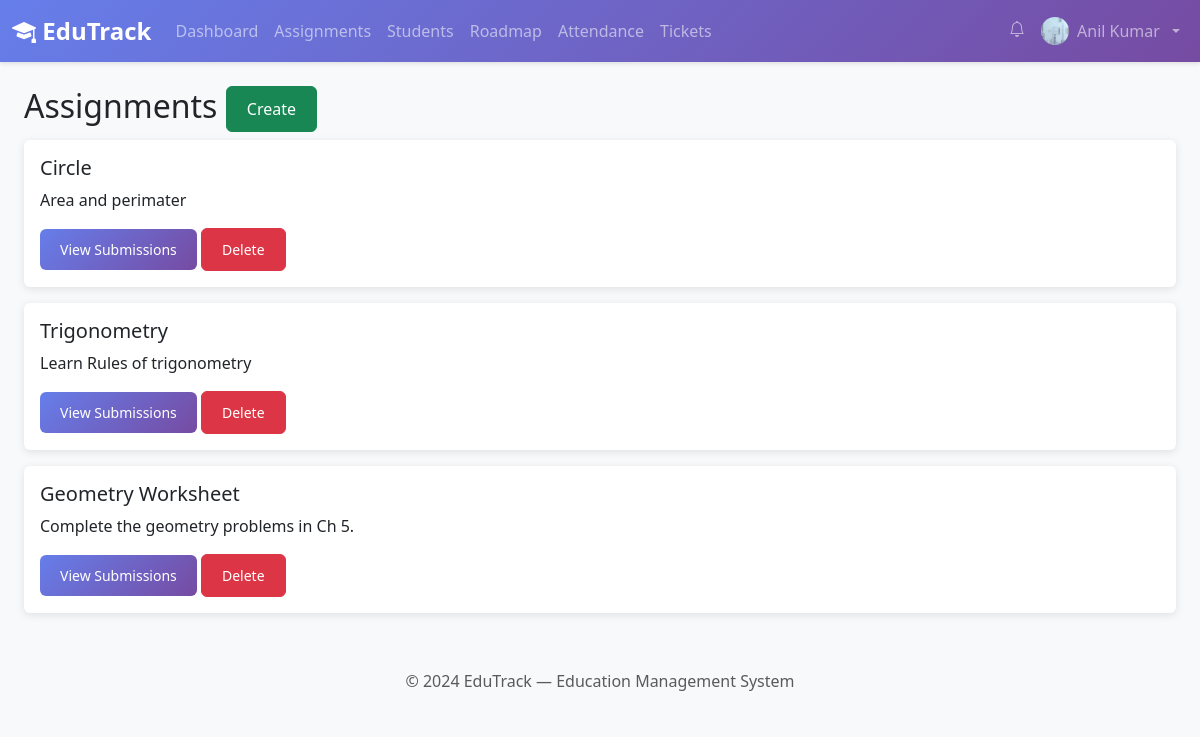
Page /teacher/assignments/ (signed in) on the committed database.
### core/models.py (models this page shows, shortened)
class UserProfile(models.Model):
    ROLE_CHOICES = [
        ('admin', 'Administrator'),
        ('teacher', 'Teacher'),
        ('student', 'Student'),
        ('parent', 'Parent'),
    ]
    user = models.OneToOneField(
        User,
        on_delete=models.CASCADE,
        related_name='profile'
    )
    role = models.CharField(
        max_length=20,
        choices=ROLE_CHOICES,
        default='student'
    )
    phone_number = models.CharField(
        max_length=15,
        blank=True,
        help_text='Contact phone number'
    )
    profile_photo = models.ImageField(
        upload_to='profile_photos/',
        null=True,
        blank=True,
        validators=[validate_image_extension],
        help_text='Profile picture (JPG, PNG, GIF)'
    )
    date_of_birth = models.DateField(null=True, blank=True)
    address = models.TextField(blank=True, help_text='Residential address')
    pending_amount = models.DecimalField(
        max_digits=10,
        decimal_places=2,
        default=0.00,
        help_text='Running total of unpaid/overdue fees (auto-updated)'
    )
    created_at = models.DateTimeField(auto_now_add=True)
    updated_at = models.DateTimeField(auto_now=True)
    class Meta:
        verbose_name = 'User Profile'
        verbose_name_plural = 'User Profiles'
        ordering = ['user__first_name', 'user__last_name']
    def is_teacher(self):
        return self.role == 'teacher'

class Assignment(models.Model):
    STATUS_CHOICES = [
        ('active', 'Active'),
        ('closed', 'Closed'),
        ('draft', 'Draft'),
    ]
    title = models.CharField(max_length=200)
    description = models.TextField(help_text='Detailed assignment instructions')
    created_by = models.ForeignKey(
        User,
        on_delete=models.SET_NULL,
        null=True,
        blank=True,
        related_name='created_assignments'
    )
    subject = models.CharField(max_length=100, blank=True)
    grade = models.CharField(max_length=10, blank=True)
    due_date = models.DateField(help_text='Submission deadline')
    max_score = models.IntegerField(default=100)
    status = models.CharField(max_length=20, choices=STATUS_CHOICES, default='active')
    assignment_file = models.FileField(
        upload_to='assignments/',
        null=True,
        blank=True,
        validators=[validate_file_extension, validate_file_size],
        help_text='Assignment file (PDF, DOC, DOCX — max 10MB)'
    )
    instructions = models.TextField(blank=True)
    created_at = models.DateTimeField(auto_now_add=True)
    updated_at = models.DateTimeField(auto_now=True)
    class Meta:
        verbose_name = 'Assignment'
        verbose_name_plural = 'Assignments'
        ordering = ['-created_at']
        indexes = [
            models.Index(fields=['-created_at']),
            models.Index(fields=['due_date']),
            models.Index(fields=['status']),
        ]

### core/views.py (the view)
# urls.py: path('teacher/assignments/', AssignmentListView.as_view(), name='assignment_list'),
class AssignmentListView(LoginRequiredMixin, TeacherRequiredMixin, ListView):
    model = Assignment
    template_name = 'teacher/assignment_list.html'
    context_object_name = 'assignments'
    paginate_by = 20
    def get_queryset(self):
        return Assignment.objects.filter(created_by=self.request.user).order_by('-created_at')

### core/views.py (called while the page is built)
    def test_func(self):
        return (
            hasattr(self.request.user, 'profile') and
            self.request.user.profile.is_teacher()
        )

### templates/teacher/assignment_list.html
{% extends 'base.html' %}
{% block content %}
<h2>Assignments <a href="{% url 'assignment_add' %}" class="btn btn-success">Create</a></h2>
{% for assignment in assignments %}
<div class="card mb-3">
    <div class="card-body">
        <h5>{{ assignment.title }}</h5>
        <p>{{ assignment.description }}</p>
        <a href="{% url 'submission_list' assignment.pk %}" class="btn btn-sm btn-primary">View Submissions</a>
        <a href="{% url 'assignment_delete' assignment.pk %}" class="btn btn-sm btn-danger">Delete</a>
    </div>
</div>
{% endfor %}
{% endblock %}

### templates/base.html (shortened to what this page needs)
{% load static %}
<!DOCTYPE html>
<html lang="en">
<head>
  <link href="https://cdn.jsdelivr.net/npm/bootstrap@5.3.2/dist/css/bootstrap.min.css" rel="stylesheet">
  <link rel="stylesheet" href="https://cdn.jsdelivr.net/npm/bootstrap-icons@1.11.1/font/bootstrap-icons.css">
  <link rel="stylesheet" href="{% static 'css/style.css' %}">
</head>
<body>
  {% if user.is_authenticated %}
  <nav class="navbar navbar-expand-lg navbar-dark" style="background: linear-gradient(135deg,#667eea,#764ba2)">
    <div class="container-fluid">
      <a class="navbar-brand fw-bold" href="{% url 'dashboard' %}">
        <i class="bi bi-mortarboard-fill"></i> EduTrack
      </a>
      <div class="collapse navbar-collapse" id="navbarNav">
        <ul class="navbar-nav me-auto">
          {% if user.profile.role == 'admin' or user.is_superuser %}
          <li class="nav-item"><a class="nav-link" href="{% url 'admin_dashboard' %}"><i class="bi bi-speedometer2"></i> Dashboard</a></li>
          <li class="nav-item dropdown">
            <a class="nav-link dropdown-toggle" href="#" data-bs-toggle="dropdown">Administrative</a>
            <ul class="dropdown-menu">
              <li><a class="dropdown-item" href="{% url 'admin_teacher_attendance' %}"><i class="bi bi-person-check"></i> Attendance</a></li>
              <li><a class="dropdown-item" href="{% url 'admin_finance' %}"><i class="bi bi-cash-stack"></i> Finance</a></li>
              <li><a class="dropdown-item" href="{% url 'admin_teacher_performance' %}"><i class="bi bi-graph-up"></i> Performance</a></li>
            </ul>
          </li>
          <li class="nav-item"><a class="nav-link" href="{% url 'all_roadmaps' %}"><i class="bi bi-map"></i> Roadmaps</a></li>
          <li class="nav-item"><a class="nav-link" href="{% url 'holiday_list' %}"><i class="bi bi-calendar-event"></i> Holidays</a></li>
          <li class="nav-item"><a class="nav-link" href="{% url 'admin_analytics' %}"><i class="bi bi-bar-chart"></i> Analytics</a></li>
          {% elif user.profile.role == 'teacher' %}
          <li class="nav-item"><a class="nav-link" href="{% url 'teacher_dashboard' %}">Dashboard</a></li>
          <li class="nav-item"><a class="nav-link" href="{% url 'assignment_list' %}">Assignments</a></li>
          <li class="nav-item"><a class="nav-link" href="{% url 'student_list' %}">Students</a></li>
          <li class="nav-item"><a class="nav-link" href="{% url 'roadmap_list' %}">Roadmap</a></li>
          <li class="nav-item"><a class="nav-link" href="{% url 'mark_attendance' %}">Attendance</a></li>
          <li class="nav-item"><a class="nav-link" href="{% url 'teacher_tickets' %}">Tickets</a></li>
          {% elif user.profile.role == 'parent' %}
          <li class="nav-item"><a class="nav-link" href="{% url 'parent_dashboard' %}">Dashboard</a></li>
          <li class="nav-item"><a class="nav-link" href="{% url 'public_roadmaps' %}">Roadmaps</a></li>
          <li class="nav-item"><a class="nav-link" href="{% url 'parent_feedback' %}">Feedback</a></li>
          {% endif %}
        </ul>
        <ul class="navbar-nav">
          <li class="nav-item">
            <a class="nav-link position-relative" {% if request.user.profile.role == 'admin' %}
							href="{% url 'admin_notifications' %}"
						{% else %}
							href="{% url 'notifications' %}"
						{% endif %}>
              <i class="bi bi-bell"></i>
            </a>
          </li>
          <li class="nav-item dropdown">
            <a class="nav-link dropdown-toggle d-flex align-items-center gap-2" href="#" data-bs-toggle="dropdown">
              {% if user.profile.profile_photo %}
                <img src="{{ user.profile.profile_photo.url }}" class="rounded-circle" width="28" height="28" style="object-fit:cover;">
              {% else %}
                <i class="bi bi-person-circle"></i>
              {% endif %}
              {{ user.get_full_name|default:user.username }}
            </a>
          </li>
        </ul>
      </div>
    </div>
  </nav>
  {% endif %}
  <div class="container-fluid py-4 px-4">
    {% block content %}{% endblock %}
  </div>
  <footer class="footer mt-auto py-3 bg-light">
    <div class="container text-center">
      <span class="text-muted">© 2024 EduTrack — Education Management System</span>
    </div>
  </footer>
</body>
</html>

### static/css/style.css (style rules this page uses)
:root { --primary-color: #667eea; --secondary-color: #764ba2; --success-color: #48bb78; --danger-color: #f56565; --warning-color: #ed8936; --info-color: #4299e1; --dark-color: #2d3748; --light-color: #f7fafc; }
body { font-family: 'Segoe UI', Tahoma, Geneva, Verdana, sans-serif; background-color: #f8f9fa; }
.navbar-brand { font-weight: 700; font-size: 1.5rem; }
.navbar { box-shadow: 0 2px 4px rgba(0,0,0,.1); }
.card { border: none; box-shadow: 0 2px 8px rgba(0,0,0,.1); transition: transform 0.2s, box-shadow 0.2s; }
.btn { border-radius: 6px; font-weight: 500; padding: 10px 20px; transition: all 0.3s; }
.btn-primary { background: linear-gradient(135deg, var(--primary-color) 0%, var(--secondary-color) 100%); border: none; }
.footer { margin-top: 50px; padding: 20px 0; background-color: var(--light-color); text-align: center; color: #718096; }

### rows in the picture
Assignment: title "Circle", description "Area and perimater"
Assignment: title "Trigonometry", description "Learn Rules of trigonometry"
Assignment: title "Geometry Worksheet", description "Complete the geometry problems in Ch 5."

### other values in the picture
{{ user.get_full_name|default:user.username }} "Anil Kumar"
